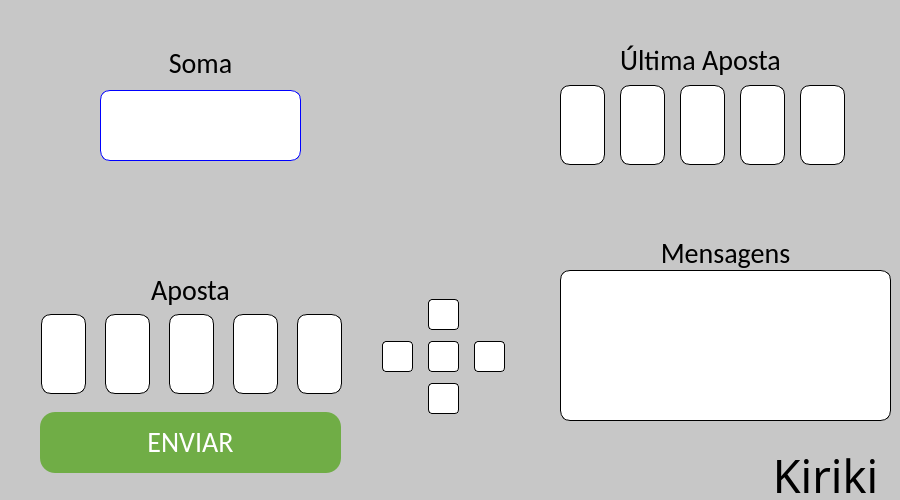
<?xml version="1.0" encoding="UTF-8"?>
<ui version="4.0">
 <class>MainWindow</class>
 <widget class="QMainWindow" name="MainWindow">
  <property name="geometry">
   <rect>
    <x>0</x>
    <y>0</y>
    <width>900</width>
    <height>500</height>
   </rect>
  </property>
  <property name="font">
   <font>
    <family>Calibri</family>
   </font>
  </property>
  <property name="windowTitle">
   <string>Kiriki</string>
  </property>
  <property name="styleSheet">
   <string notr="true">QMainWindow{
	background-color: #c7c7c7;
}

QLabel{
	font-size:28px;
	font-family:Calibri;
}

QLineEdit {
	font-size:28px;
	font-family:Calibri;
  	text-align: center;	
  	border: 1px solid black;
  	border-radius: 10px;
	
}

#sumValueLabel {
	font-size:40px;
}

QPushButton {
	background-color: #fff;
  	border: 1px solid black;
  	border-radius: 4px;

}
</string>
  </property>
  <widget class="QWidget" name="centralwidget">
   <widget class="QLabel" name="gameNameLabel">
    <property name="geometry">
     <rect>
      <x>760</x>
      <y>450</y>
      <width>131</width>
      <height>50</height>
     </rect>
    </property>
    <property name="font">
     <font>
      <family>Algerian</family>
      <pointsize>-1</pointsize>
     </font>
    </property>
    <property name="styleSheet">
     <string notr="true">#gameNameLabel {
	font-size: 45px;
	font-family:Algerian;
}</string>
    </property>
    <property name="text">
     <string>Kiriki</string>
    </property>
    <property name="alignment">
     <set>Qt::AlignCenter</set>
    </property>
   </widget>
   <widget class="QLabel" name="playerCup">
    <property name="geometry">
     <rect>
      <x>373</x>
      <y>288</y>
      <width>141</width>
      <height>133</height>
     </rect>
    </property>
    <property name="text">
     <string/>
    </property>
    <property name="pixmap">
     <pixmap resource="images/Config.qrc">:/newPrefix/playerCup.png</pixmap>
    </property>
   </widget>
   <widget class="QLabel" name="slotNNumber">
    <property name="geometry">
     <rect>
      <x>440</x>
      <y>306</y>
      <width>16</width>
      <height>16</height>
     </rect>
    </property>
    <property name="text">
     <string/>
    </property>
   </widget>
   <widget class="QLabel" name="slotENumber">
    <property name="geometry">
     <rect>
      <x>486</x>
      <y>348</y>
      <width>16</width>
      <height>16</height>
     </rect>
    </property>
    <property name="text">
     <string/>
    </property>
   </widget>
   <widget class="QLabel" name="slotWNumber">
    <property name="geometry">
     <rect>
      <x>394</x>
      <y>348</y>
      <width>16</width>
      <height>16</height>
     </rect>
    </property>
    <property name="text">
     <string/>
    </property>
   </widget>
   <widget class="QLabel" name="slotCNumber">
    <property name="geometry">
     <rect>
      <x>440</x>
      <y>349</y>
      <width>16</width>
      <height>16</height>
     </rect>
    </property>
    <property name="text">
     <string/>
    </property>
   </widget>
   <widget class="QLabel" name="slotSNumber">
    <property name="geometry">
     <rect>
      <x>440</x>
      <y>390</y>
      <width>16</width>
      <height>16</height>
     </rect>
    </property>
    <property name="text">
     <string/>
    </property>
   </widget>
   <widget class="QLabel" name="userNameLabel">
    <property name="geometry">
     <rect>
      <x>310</x>
      <y>430</y>
      <width>271</width>
      <height>31</height>
     </rect>
    </property>
    <property name="text">
     <string/>
    </property>
    <property name="alignment">
     <set>Qt::AlignCenter</set>
    </property>
   </widget>
   <widget class="QLabel" name="opponentCup">
    <property name="geometry">
     <rect>
      <x>373</x>
      <y>50</y>
      <width>151</width>
      <height>141</height>
     </rect>
    </property>
    <property name="text">
     <string/>
    </property>
    <property name="pixmap">
     <pixmap resource="images/Config.qrc">:/newPrefix/opponentCup.png</pixmap>
    </property>
   </widget>
   <widget class="QLabel" name="opponentNameLabel">
    <property name="geometry">
     <rect>
      <x>310</x>
      <y>10</y>
      <width>271</width>
      <height>31</height>
     </rect>
    </property>
    <property name="text">
     <string/>
    </property>
    <property name="alignment">
     <set>Qt::AlignCenter</set>
    </property>
   </widget>
   <widget class="QLabel" name="opponentCurrentDiceNumberLabel">
    <property name="geometry">
     <rect>
      <x>417</x>
      <y>91</y>
      <width>61</width>
      <height>61</height>
     </rect>
    </property>
    <property name="styleSheet">
     <string notr="true">#opponentCurrentDiceNumberLabel{
	font-size:55px;
}</string>
    </property>
    <property name="text">
     <string/>
    </property>
    <property name="alignment">
     <set>Qt::AlignCenter</set>
    </property>
   </widget>
   <widget class="QLabel" name="sumScreen">
    <property name="geometry">
     <rect>
      <x>91</x>
      <y>60</y>
      <width>211</width>
      <height>91</height>
     </rect>
    </property>
    <property name="text">
     <string/>
    </property>
    <property name="pixmap">
     <pixmap>:/newPrefix/SumScreen.png</pixmap>
    </property>
   </widget>
   <widget class="QLabel" name="sumTitleLabel">
    <property name="geometry">
     <rect>
      <x>100</x>
      <y>43</y>
      <width>201</width>
      <height>41</height>
     </rect>
    </property>
    <property name="text">
     <string>Soma</string>
    </property>
    <property name="alignment">
     <set>Qt::AlignCenter</set>
    </property>
   </widget>
   <widget class="QLabel" name="gessTitleLabel">
    <property name="geometry">
     <rect>
      <x>90</x>
      <y>270</y>
      <width>201</width>
      <height>41</height>
     </rect>
    </property>
    <property name="text">
     <string>Aposta</string>
    </property>
    <property name="alignment">
     <set>Qt::AlignCenter</set>
    </property>
   </widget>
   <widget class="QPushButton" name="sendBtn">
    <property name="geometry">
     <rect>
      <x>40</x>
      <y>412</y>
      <width>301</width>
      <height>61</height>
     </rect>
    </property>
    <property name="font">
     <font>
      <family>Calibri</family>
      <pointsize>-1</pointsize>
      <underline>false</underline>
      <strikeout>false</strikeout>
     </font>
    </property>
    <property name="cursor">
     <cursorShape>PointingHandCursor</cursorShape>
    </property>
    <property name="styleSheet">
     <string notr="true">#sendBtn {
  display: inline-block;
  padding: 15px 25px;
  font-size: 28px;
  font-family: Calibri;
  text-align: center;	
  text-decoration: none;
  outline: none;
  color: #fff;
  background-color: #70ad46;
  border: none;
  border-radius: 15px;
}

#sendBtn[enabled=&quot;false&quot;] {
  display: inline-block;
  padding: 15px 25px;
  font-size: 28px;
  font-family: Calibri;
  text-align: center;	
  text-decoration: none;
  outline: none;
  color: #fff;
  background-color: #a0a0a0;
  border: none;
  border-radius: 15px;
}

#sendBtn:hover {
background-color: #3e8e41
}

#sendBtn:pressed {
  background-color: #4CAF50;
}
</string>
    </property>
    <property name="text">
     <string>ENVIAR</string>
    </property>
   </widget>
   <widget class="QLineEdit" name="input0">
    <property name="geometry">
     <rect>
      <x>41</x>
      <y>314</y>
      <width>45</width>
      <height>80</height>
     </rect>
    </property>
    <property name="cursor">
     <cursorShape>IBeamCursor</cursorShape>
    </property>
    <property name="inputMask">
     <string>0</string>
    </property>
    <property name="text">
     <string/>
    </property>
    <property name="alignment">
     <set>Qt::AlignCenter</set>
    </property>
   </widget>
   <widget class="QLineEdit" name="input1">
    <property name="geometry">
     <rect>
      <x>105</x>
      <y>314</y>
      <width>45</width>
      <height>80</height>
     </rect>
    </property>
    <property name="cursor">
     <cursorShape>IBeamCursor</cursorShape>
    </property>
    <property name="inputMask">
     <string>0</string>
    </property>
    <property name="text">
     <string/>
    </property>
    <property name="alignment">
     <set>Qt::AlignCenter</set>
    </property>
   </widget>
   <widget class="QLineEdit" name="input2">
    <property name="geometry">
     <rect>
      <x>169</x>
      <y>314</y>
      <width>45</width>
      <height>80</height>
     </rect>
    </property>
    <property name="cursor">
     <cursorShape>IBeamCursor</cursorShape>
    </property>
    <property name="inputMask">
     <string>0</string>
    </property>
    <property name="text">
     <string/>
    </property>
    <property name="alignment">
     <set>Qt::AlignCenter</set>
    </property>
   </widget>
   <widget class="QLineEdit" name="input3">
    <property name="geometry">
     <rect>
      <x>233</x>
      <y>314</y>
      <width>45</width>
      <height>80</height>
     </rect>
    </property>
    <property name="cursor">
     <cursorShape>IBeamCursor</cursorShape>
    </property>
    <property name="inputMask">
     <string>0</string>
    </property>
    <property name="text">
     <string/>
    </property>
    <property name="alignment">
     <set>Qt::AlignCenter</set>
    </property>
   </widget>
   <widget class="QLineEdit" name="input4">
    <property name="geometry">
     <rect>
      <x>297</x>
      <y>314</y>
      <width>45</width>
      <height>80</height>
     </rect>
    </property>
    <property name="cursor">
     <cursorShape>IBeamCursor</cursorShape>
    </property>
    <property name="inputMask">
     <string>0</string>
    </property>
    <property name="text">
     <string/>
    </property>
    <property name="alignment">
     <set>Qt::AlignCenter</set>
    </property>
   </widget>
   <widget class="QWidget" name="sumContainer" native="true">
    <property name="geometry">
     <rect>
      <x>100</x>
      <y>90</y>
      <width>201</width>
      <height>71</height>
     </rect>
    </property>
    <property name="styleSheet">
     <string notr="true">#sumContainer {
	background-color: #fff;
    padding: 15px 25px;
  	border: 1px solid blue;
  	border-radius: 10px;
}
</string>
    </property>
    <widget class="QLabel" name="sumValueLabel">
     <property name="geometry">
      <rect>
       <x>0</x>
       <y>0</y>
       <width>201</width>
       <height>71</height>
      </rect>
     </property>
     <property name="styleSheet">
      <string notr="true"/>
     </property>
     <property name="text">
      <string/>
     </property>
     <property name="alignment">
      <set>Qt::AlignCenter</set>
     </property>
    </widget>
   </widget>
   <widget class="QLabel" name="msgTitle">
    <property name="geometry">
     <rect>
      <x>560</x>
      <y>233</y>
      <width>331</width>
      <height>41</height>
     </rect>
    </property>
    <property name="text">
     <string>Mensagens</string>
    </property>
    <property name="alignment">
     <set>Qt::AlignCenter</set>
    </property>
   </widget>
   <widget class="QWidget" name="msgContainer" native="true">
    <property name="geometry">
     <rect>
      <x>560</x>
      <y>270</y>
      <width>331</width>
      <height>151</height>
     </rect>
    </property>
    <property name="styleSheet">
     <string notr="true">#msgContainer {
	background-color: #fff;
    padding: 15px 25px;
  	border: 1px solid black;
  	border-radius: 10px;
}
</string>
    </property>
    <widget class="QLabel" name="msgLabel">
     <property name="geometry">
      <rect>
       <x>10</x>
       <y>10</y>
       <width>321</width>
       <height>141</height>
      </rect>
     </property>
     <property name="styleSheet">
      <string notr="true"/>
     </property>
     <property name="text">
      <string/>
     </property>
     <property name="alignment">
      <set>Qt::AlignCenter</set>
     </property>
    </widget>
   </widget>
   <widget class="QWidget" name="opponentInputContainer0" native="true">
    <property name="geometry">
     <rect>
      <x>560</x>
      <y>85</y>
      <width>45</width>
      <height>80</height>
     </rect>
    </property>
    <property name="styleSheet">
     <string notr="true">#opponentInputContainer0{
	background-color: #fff;
    padding: 15px 25px;
  	border: 1px solid black;
  	border-radius: 10px;
}
</string>
    </property>
    <widget class="QLabel" name="opponentInput0Label">
     <property name="geometry">
      <rect>
       <x>2</x>
       <y>0</y>
       <width>41</width>
       <height>81</height>
      </rect>
     </property>
     <property name="styleSheet">
      <string notr="true"/>
     </property>
     <property name="text">
      <string/>
     </property>
     <property name="alignment">
      <set>Qt::AlignCenter</set>
     </property>
    </widget>
   </widget>
   <widget class="QWidget" name="opponentInputContainer1" native="true">
    <property name="geometry">
     <rect>
      <x>620</x>
      <y>85</y>
      <width>45</width>
      <height>80</height>
     </rect>
    </property>
    <property name="styleSheet">
     <string notr="true">#opponentInputContainer1{
	background-color: #fff;
    padding: 15px 25px;
  	border: 1px solid black;
  	border-radius: 10px;
}
</string>
    </property>
    <widget class="QLabel" name="opponentInput1Label">
     <property name="geometry">
      <rect>
       <x>2</x>
       <y>0</y>
       <width>41</width>
       <height>81</height>
      </rect>
     </property>
     <property name="styleSheet">
      <string notr="true"/>
     </property>
     <property name="text">
      <string/>
     </property>
     <property name="alignment">
      <set>Qt::AlignCenter</set>
     </property>
    </widget>
   </widget>
   <widget class="QWidget" name="opponentInputContainer2" native="true">
    <property name="geometry">
     <rect>
      <x>680</x>
      <y>85</y>
      <width>45</width>
      <height>80</height>
     </rect>
    </property>
    <property name="styleSheet">
     <string notr="true">#opponentInputContainer2{
	background-color: #fff;
    padding: 15px 25px;
  	border: 1px solid black;
  	border-radius: 10px;
}
</string>
    </property>
    <widget class="QLabel" name="opponentInput2Label">
     <property name="geometry">
      <rect>
       <x>2</x>
       <y>0</y>
       <width>41</width>
       <height>81</height>
      </rect>
     </property>
     <property name="styleSheet">
      <string notr="true"/>
     </property>
     <property name="text">
      <string/>
     </property>
     <property name="alignment">
      <set>Qt::AlignCenter</set>
     </property>
    </widget>
   </widget>
   <widget class="QWidget" name="opponentInputContainer3" native="true">
    <property name="geometry">
     <rect>
      <x>740</x>
      <y>85</y>
      <width>45</width>
      <height>80</height>
     </rect>
    </property>
    <property name="styleSheet">
     <string notr="true">#opponentInputContainer3{
	background-color: #fff;
    padding: 15px 25px;
  	border: 1px solid black;
  	border-radius: 10px;
}
</string>
    </property>
    <widget class="QLabel" name="opponentInput3Label">
     <property name="geometry">
      <rect>
       <x>2</x>
       <y>0</y>
       <width>41</width>
       <height>81</height>
      </rect>
     </property>
     <property name="styleSheet">
      <string notr="true"/>
     </property>
     <property name="text">
      <string/>
     </property>
     <property name="alignment">
      <set>Qt::AlignCenter</set>
     </property>
    </widget>
   </widget>
   <widget class="QWidget" name="opponentInputContainer4" native="true">
    <property name="geometry">
     <rect>
      <x>800</x>
      <y>85</y>
      <width>45</width>
      <height>80</height>
     </rect>
    </property>
    <property name="styleSheet">
     <string notr="true">#opponentInputContainer4{
	background-color: #fff;
    padding: 15px 25px;
  	border: 1px solid black;
  	border-radius: 10px;
}
</string>
    </property>
    <widget class="QLabel" name="opponentInput4Label">
     <property name="geometry">
      <rect>
       <x>2</x>
       <y>0</y>
       <width>41</width>
       <height>81</height>
      </rect>
     </property>
     <property name="styleSheet">
      <string notr="true"/>
     </property>
     <property name="text">
      <string/>
     </property>
     <property name="alignment">
      <set>Qt::AlignCenter</set>
     </property>
    </widget>
   </widget>
   <widget class="QLabel" name="sumTitleLabel_2">
    <property name="geometry">
     <rect>
      <x>560</x>
      <y>40</y>
      <width>281</width>
      <height>41</height>
     </rect>
    </property>
    <property name="text">
     <string>Última Aposta</string>
    </property>
    <property name="alignment">
     <set>Qt::AlignCenter</set>
    </property>
   </widget>
   <widget class="QPushButton" name="slotN">
    <property name="enabled">
     <bool>false</bool>
    </property>
    <property name="geometry">
     <rect>
      <x>428</x>
      <y>299</y>
      <width>31</width>
      <height>31</height>
     </rect>
    </property>
    <property name="styleSheet">
     <string notr="true">#slot {
	background-color: #fff;
  	border: 1px solid black;
  	border-radius: 4px;
}
</string>
    </property>
    <property name="text">
     <string/>
    </property>
   </widget>
   <widget class="QPushButton" name="slotE">
    <property name="enabled">
     <bool>false</bool>
    </property>
    <property name="geometry">
     <rect>
      <x>474</x>
      <y>341</y>
      <width>31</width>
      <height>31</height>
     </rect>
    </property>
    <property name="styleSheet">
     <string notr="true">#slot {
	background-color: #fff;
  	border: 1px solid black;
  	border-radius: 4px;
}
</string>
    </property>
    <property name="text">
     <string/>
    </property>
   </widget>
   <widget class="QPushButton" name="slotS">
    <property name="enabled">
     <bool>false</bool>
    </property>
    <property name="geometry">
     <rect>
      <x>428</x>
      <y>383</y>
      <width>31</width>
      <height>31</height>
     </rect>
    </property>
    <property name="styleSheet">
     <string notr="true">#slot {
	background-color: #fff;
  	border: 1px solid black;
  	border-radius: 4px;
}
</string>
    </property>
    <property name="text">
     <string/>
    </property>
   </widget>
   <widget class="QPushButton" name="slotW">
    <property name="enabled">
     <bool>false</bool>
    </property>
    <property name="geometry">
     <rect>
      <x>382</x>
      <y>341</y>
      <width>31</width>
      <height>31</height>
     </rect>
    </property>
    <property name="styleSheet">
     <string notr="true">#slot {
	background-color: #fff;
  	border: 1px solid black;
  	border-radius: 4px;
}
</string>
    </property>
    <property name="text">
     <string/>
    </property>
   </widget>
   <widget class="QPushButton" name="slotC">
    <property name="enabled">
     <bool>false</bool>
    </property>
    <property name="geometry">
     <rect>
      <x>428</x>
      <y>341</y>
      <width>31</width>
      <height>31</height>
     </rect>
    </property>
    <property name="styleSheet">
     <string notr="true">#slot {
	background-color: #fff;
  	border: 1px solid black;
  	border-radius: 4px;
}
</string>
    </property>
    <property name="text">
     <string/>
    </property>
   </widget>
   <zorder>gameNameLabel</zorder>
   <zorder>playerCup</zorder>
   <zorder>userNameLabel</zorder>
   <zorder>opponentCup</zorder>
   <zorder>opponentNameLabel</zorder>
   <zorder>opponentCurrentDiceNumberLabel</zorder>
   <zorder>sumScreen</zorder>
   <zorder>sumTitleLabel</zorder>
   <zorder>gessTitleLabel</zorder>
   <zorder>sendBtn</zorder>
   <zorder>input0</zorder>
   <zorder>input1</zorder>
   <zorder>input2</zorder>
   <zorder>input3</zorder>
   <zorder>input4</zorder>
   <zorder>sumContainer</zorder>
   <zorder>msgTitle</zorder>
   <zorder>msgContainer</zorder>
   <zorder>opponentInputContainer0</zorder>
   <zorder>opponentInputContainer1</zorder>
   <zorder>opponentInputContainer2</zorder>
   <zorder>opponentInputContainer3</zorder>
   <zorder>opponentInputContainer4</zorder>
   <zorder>sumTitleLabel_2</zorder>
   <zorder>slotN</zorder>
   <zorder>slotE</zorder>
   <zorder>slotS</zorder>
   <zorder>slotW</zorder>
   <zorder>slotC</zorder>
   <zorder>slotSNumber</zorder>
   <zorder>slotWNumber</zorder>
   <zorder>slotCNumber</zorder>
   <zorder>slotENumber</zorder>
   <zorder>slotNNumber</zorder>
  </widget>
 </widget>
 <resources>
  <include location="images/Config.qrc"/>
  <include location="images/Config.qrc"/>
 </resources>
 <connections/>
</ui>
